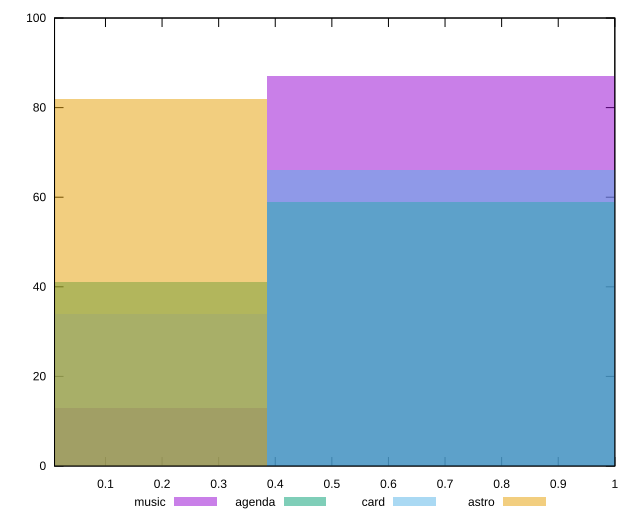

Write the gnuplot code that produced this figure.
reset

$music <<EOF
0 13
0.7703450039119948 87
EOF

$agenda <<EOF
0 41
0.7703450039119948 59
EOF

$card <<EOF
0.7703450039119948 66
0 34
EOF

$astro <<EOF
0 82
EOF

set key outside below
set boxwidth 0.7703450039119948
set xrange [0.01:1]
set yrange [0:100]
set trange [0:100]
set style fill transparent solid 0.5 noborder
set terminal svg size 640, 520 enhanced background rgb 'white'
set output "reports/report_00028_2021-02-24T12-49-42.674Z/speed-index/comparison/histogram/all_score.svg"

plot $music title "music" with boxes, \
     $agenda title "agenda" with boxes, \
     $card title "card" with boxes, \
     $astro title "astro" with boxes

reset
